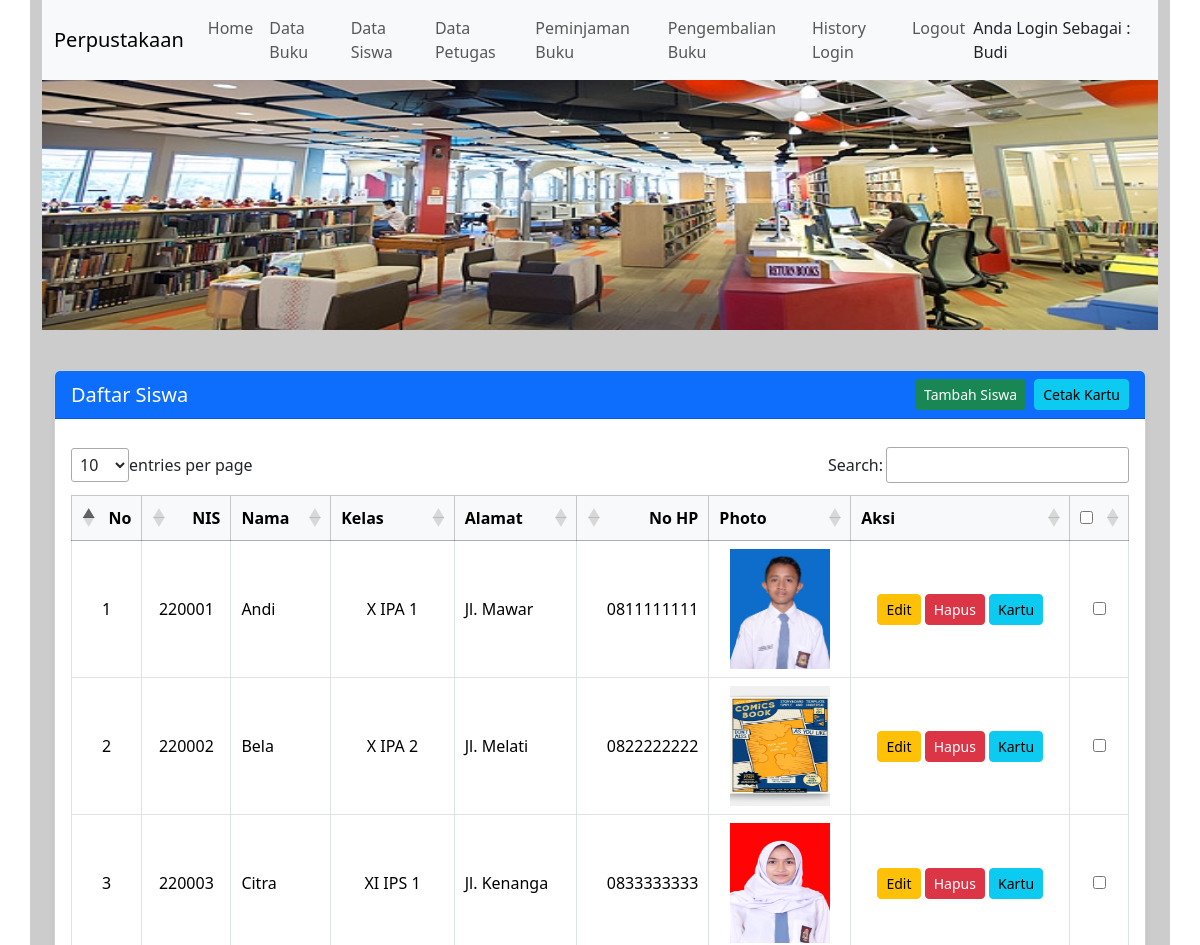
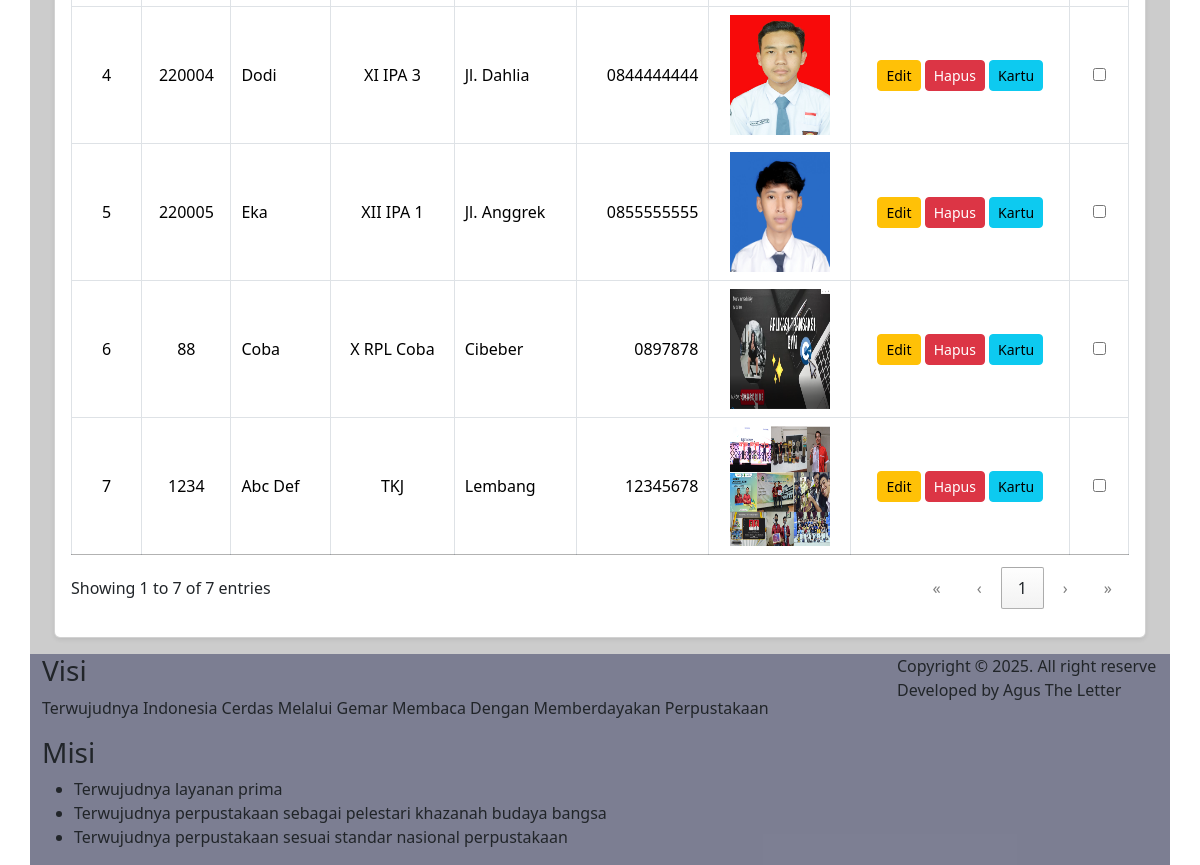
Page /siswa (signed in) on the earlier database version (2 pictures, top to bottom).
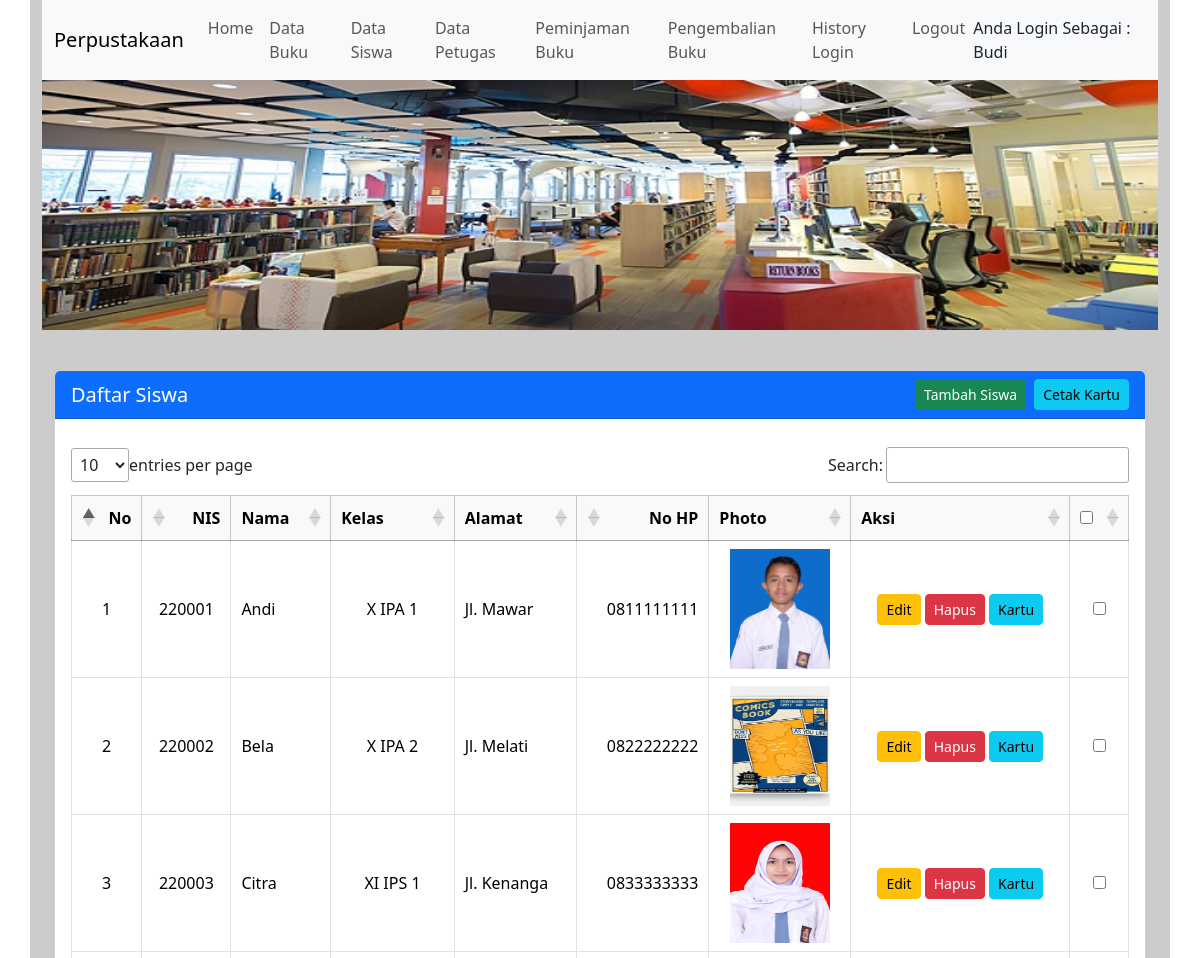
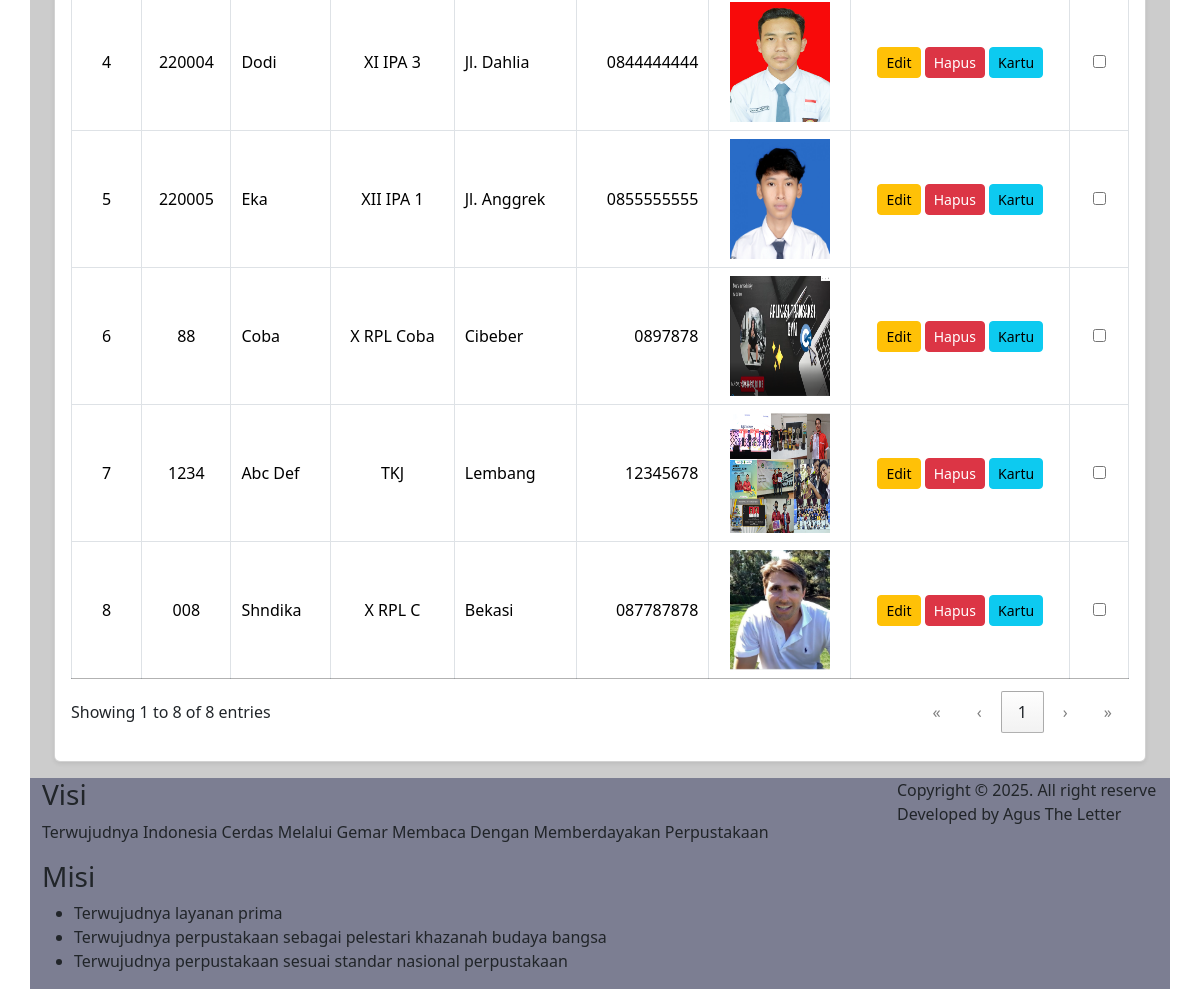
Same page on the later database version (2 pictures, top to bottom).
### tables this page shows
CREATE TABLE tbl_siswa (
                id_siswa INTEGER PRIMARY KEY AUTOINCREMENT,
                nis TEXT UNIQUE NOT NULL,
                nama_siswa TEXT NOT NULL,
                kelas TEXT NOT NULL,
                alamat TEXT,
                hp_siswa TEXT,
                photo TEXT
            );

### modul/siswa/routes_siswa.py (the view)
@siswa_bp.route('/siswa')
@login_required
def siswa_tampil():
    with connect_db() as koneksi:
        koneksi.row_factory = sqlite3.Row
        siswa = koneksi.execute("SELECT * FROM tbl_siswa").fetchall()
    return render_template('siswa/siswa_tampil.html', siswa=siswa)

### app.py (called while the page is built)
@app.after_request
def add_header(response):
    response.headers['Cache-Control'] = 'no-store, no-cache, must-revalidate, post-check=0, pre-check=0, max-age=0'
    response.headers['Pragma'] = 'no-cache'
    response.headers['Expires'] = '-1'
    return response

### auth_utils.py (called while the page is built)
def login_required(f):
    @wraps(f)
    def decorated_function(*args, **kwargs):
        if 'login' not in session:
            return redirect(url_for('login'))
        return f(*args, **kwargs)
    return decorated_function

### database.py (called while the page is built)
def connect_db():
    return sqlite3.connect('perpustakaan_python.db')

### templates/siswa/siswa_tampil.html (shortened to what this page needs)
{% extends 'index.html' %}
{% block content %}
<div class="container mt-4">
    <form method="POST" action="{{ url_for('siswa.cetak_batch_kartu') }}">
        <div class="card shadow-sm">
            <div class="card-header bg-primary text-white d-flex justify-content-between align-items-center">
                <h5 class="mb-0">Daftar Siswa</h5>
                <div class="d-flex gap-2">
                    <a href="{{ url_for('siswa.siswa_tambah') }}" class="btn btn-success btn-sm">Tambah Siswa</a>
                    <button type="submit" class="btn btn-info btn-sm">Cetak Kartu</button>
                </div>
            </div>
            <div class="card-body">
                <div class="table-responsive">
                    <table id="tabel-siswa" class="table table-hover table-bordered align-middle">
                        <thead class="table-light">
                            <tr class="text-center">
                                <th>No</th>
                                <th>NIS</th>
                                <th>Nama</th>
                                <th>Kelas</th>
                                <th>Alamat</th>
                                <th>No HP</th>
                                <th>Photo</th>
                                <th>Aksi</th>
                                <th><input type="checkbox" id="check-all"></th>
                            </tr>
                        </thead>
                        <tbody>
                            {% for s in siswa %}
                            <tr>
                                <td class="text-center">{{ loop.index }}</td>
                                <td class="text-center">{{ s['nis'] }}</td>
                                <td>{{ s['nama_siswa'] }}</td>
                                <td class="text-center">{{ s['kelas'] }}</td>
                                <td>{{ s['alamat'] }}</td>
                                <td>{{ s['hp_siswa'] }}</td>
                                <td class="text-center">
                                    <img src="{{ url_for('static', filename='gambar/siswa/' ~ s['photo']) }}" width="100px" height="120px">
                                </td>
                                <td class="text-center">
                                    <a href="{{ url_for('siswa.siswa_edit', id_siswa=s[0]) }}" class="btn btn-warning btn-sm">Edit</a>
                                    <a href="{{ url_for('siswa.siswa_hapus', id_siswa=s[0]) }}" class="btn btn-danger btn-sm" onclick="return confirm('Yakin mau hapus siswa ini?')">Hapus</a>
                                    <a href="{{ url_for('siswa.kartu_siswa', id_siswa=s[0]) }}" class="btn btn-info btn-sm">Kartu</a>
                                </td>
                                <td class="text-center">
                                    <input type="checkbox" name="id_siswa[]" value="{{ s[0] }}" class="check-item">
                                </td>
                            </tr>
                            {% endfor %}
                        </tbody>
                    </table>
                </div>
            </div>
        </div>
    </form>
</div>
{% endblock %}

### templates/index.html (shortened to what this page needs)
<!DOCTYPE html>
<html lang="en">
    <head>
        <link rel="stylesheet" href="{{ url_for('static', filename='bootstrap/css/bootstrap.css') }}">
        <link href="{{ url_for('static', filename='select2/css/select2.min.css') }}" rel="stylesheet" />
        <link href="{{ url_for('static', filename='DataTables/datatables.min.css') }}" rel="stylesheet" />
    </head>
    <body>
        <div class="container" style="background:#ccc">
            <nav class="navbar navbar-expand-lg navbar-light bg-light">
                <div class="container-fluid">
                    <a class="navbar-brand" href="/">Perpustakaan</a>
                    <div class="collapse navbar-collapse" id="navbarNavDropdown">
                        <ul class="navbar-nav me-auto mb-2 mb-lg-0">
                            <li class="nav-item">
                                <a class="nav-link" href="/">Home</a>
                            </li>
                            <li class="nav-item">
                                <a class="nav-link" href="/buku">Data Buku</a>
                            </li>
                            <li class="nav-item">
                                <a class="nav-link" href="/siswa">Data Siswa</a>
                            </li>
                            {% if session['role'] == 'Admin' %}
                                <li class="nav-item">
                                    <a class="nav-link" href="/petugas">Data Petugas</a>
                                </li>
                            {% endif %}
                            <li class="nav-item">
                                <a class="nav-link" href="/pinjam">Peminjaman Buku</a>
                            </li>
                            <li class="nav-item">
                                <a class="nav-link" href="/kembali">Pengembalian Buku</a>
                            </li>
                            <li class="nav-item">
                                <a class="nav-link" href="/history_login">History Login</a>
                            </li>
                            <li class="nav-item">
                                <a class="nav-link" href="/logout" onclick="return confirm('Yakin mau logout?')">Logout</a>
                            </li>
                        </ul>
                        <ul class="navbar-nav">
                            <li class="nav-item dropdown">
                                    Anda Login Sebagai : {{ session['nama_petugas'] }}
                            </li>
                        </ul>
                    </div>
                </div>
            </nav>
            <div class="col-md-12">
                <img src="{{ url_for('static', filename='gambar/banner.jpg') }}" width="100%" height="250px">
            </div>
            <p>
            <div class="col-md-12" style="min-height: 250px;">
                <div class="row" style="background:#ccc">
                    <div class="col-md-12" style="height: 100%;">
                        {% block content %}{% endblock %}
                    </div>
                </div>
            </div>
            <p>
            <div class="col-md-12">
                <div class="row" style="background:rgba(63, 67, 102, 0.562)">
                    <div class="col-md-9">
                        <h3>Visi</h3>
                        <p>Terwujudnya Indonesia Cerdas Melalui Gemar Membaca Dengan Memberdayakan Perpustakaan
                        <p>
                        <h3>Misi</h3>
                        <ul>
                            <li>Terwujudnya layanan prima</li>
                            <li>Terwujudnya perpustakaan sebagai pelestari khazanah budaya bangsa</li>
                            <li>Terwujudnya perpustakaan sesuai standar nasional perpustakaan</li>
                        </ul>
                    </div>
                    <div class="col-md-3">
                        Copyright &copy; 2025. All right reserve
                        <p>
                        Developed by Agus The Letter</div>
                </div>
            </div>
        </div>
    </body>
</html>

Differences in the rows shown:
added tbl_siswa: nis "008", nama_siswa "Shndika", kelas "X RPL C", alamat "Bekasi", hp_siswa "087787878", photo (picture)
Other differences:
text written by a page script: "entries per page Search: Showing 1 to 7 of 7 entries « ‹ 1 › »" → "entries per page Search: Showing 1 to 8 of 8 entries « ‹ 1 › »"
